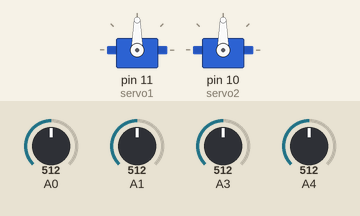
Simulated run of this sketch. Board: Arduino Uno, built with avr-gcc and run on an emulated ATmega328P. Shown: 2 × servo. Inputs (shaded band) come from the test bench; at power-on: A0 = 512, A1 = 512, A3 = 512, A4 = 512.

Above: at 1.2 s.
1.3 s: A0 set to 716
At 2.1 s:
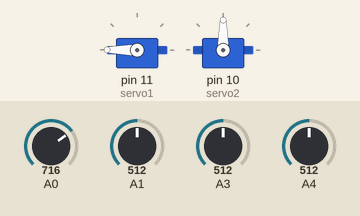
3.1 s: A1 set to 706
4.6 s: A1 set to 727
At 6.4 s:
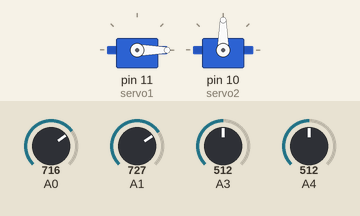
6.7 s: A3 set to 716
At 7.6 s:
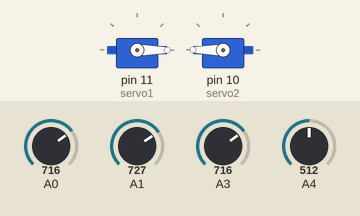
8.5 s: A4 set to 700
10.0 s: A4 set to 731
At 11.2 s:
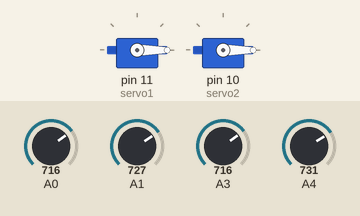
Timing chart, 0 to 13.0 s (numbered marks = the images above; inputs shaded):
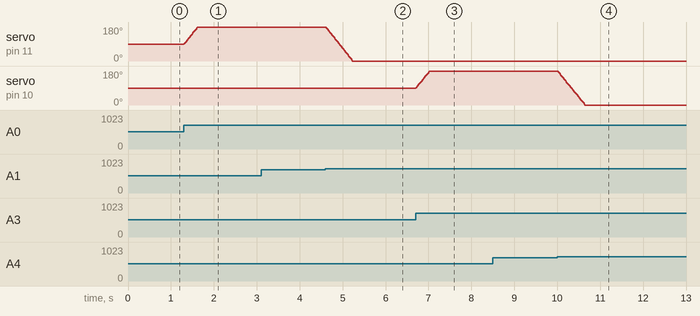

Measured:
- the behaviour switches between 716 and 717 on A1 (found by bisection; images 1 and 2)
- the behaviour switches between 716 and 717 on A4 (found by bisection; images 3 and 4)
- after the input at 1.3 s, servo on pin 11 (servo1): moves from 90° to 180° over 0.31 s, starting at once
- after the input at 3.1 s, every drawn part: stays the same
- after the input at 4.6 s, servo on pin 11 (servo1): moves from 180° to 0° over 0.63 s, starting at once
- after the input at 6.7 s, servo on pin 10 (servo2): moves from 90° to 180° over 0.32 s, starting at once
- after the input at 8.5 s, every drawn part: stays the same
- after the input at 10.0 s, servo on pin 10 (servo2): moves from 180° to 0° over 0.64 s, starting at once

The sketch:

sketch_jun19a.ino
```cpp
#include <Servo.h>

void UpDown();
void LeftRight();

Servo servo1;
Servo servo2;
void setup()
{
  servo1.attach(11);
  servo2.attach(10);

  servo1.write(90);
  servo2.write(90);
}

void loop(){

 int sensorTop = analogRead(A0);
 int sensorBottom = analogRead(A1);
 int sensorLeft = analogRead(A3);
 int sensorRight = analogRead(A4);

 int avgT=(sensorTop);
 int avgB=(sensorBottom);
 int avgL=(sensorLeft);
 int avgR=(sensorRight);


  if (avgT > avgB)
  {
  	 UpDown(sensorTop, sensorBottom);
  }
  if(avgT < avgB)
  {
    UpDown(sensorTop, sensorBottom);
  }
  if(avgL > avgR)
 	{
 	 LeftRight(sensorLeft, sensorRight);
    }
  if(avgL < avgR)
 	{
 	 LeftRight(sensorLeft, sensorRight);
    }
 delay(3);
}
void UpDown(int avgT, int avgB){
  int pos1= servo1.read();

  if(avgT < avgB){
     pos1 = --pos1;
    }
  	 else
     {
      pos1 = ++pos1;
     }
  servo1.write(pos1);
 }
void LeftRight(int avgL, int avgR){
  int pos2= servo2.read();
  if(avgL < avgR)
   {
    pos2 = --pos2;
   }
  	else
    {
     pos2 = pos2 + 1;
    }
  servo2.write(pos2);
}
```
